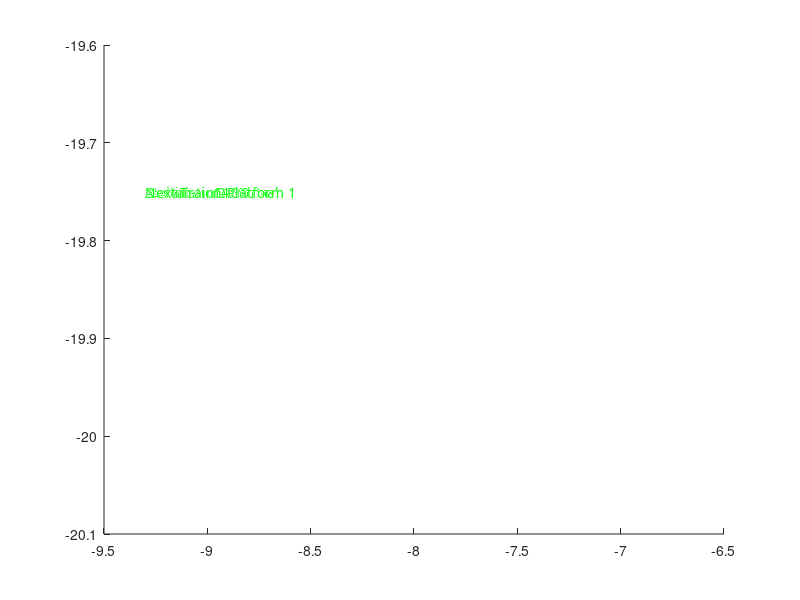

Write MATLAB code to recreate this figure.
function display_handles = info_display(position)
    % INFO_DISPLAY Creates an information display board showing train times
    % position: [x, y, z] coordinates for display base
    
    if nargin < 1
        position = [-8, -20, 2]; % Original position
    end
    
    hold on;
    display_handles = struct();
    
    % Mounting bracket/pole
    pole_height = 2.5;
    [x_pole, y_pole, z_pole] = cylinder(0.1, 8);
    display_handles.pole = surf(...
        x_pole + position(1), ...
        y_pole + position(2), ...
        z_pole * pole_height + position(3), ...
        'FaceColor', [0.4 0.4 0.4], ...
        'EdgeColor', 'none');
    
    % Display board - SIMPLIFIED to avoid dimension errors
    board_width = 3;
    board_height = 1.5;
    board_depth = 0.1;
    
    % Create board as a simple patch (4 corners)
    % Front face
    x_board = position(1) + [-board_width/2, board_width/2, board_width/2, -board_width/2];
    y_board = position(2) + [board_depth/2, board_depth/2, board_depth/2, board_depth/2] + 0.2;
    z_board = position(3) + pole_height + [0, 0, board_height, board_height];
    
    display_handles.board = patch(x_board, y_board, z_board, ...
        [0.1 0.1 0.1], 'EdgeColor', 'none');
    
    % Screen area - SIMPLIFIED as patch
    screen_margin = 0.1;
    screen_width = board_width - 2*screen_margin;
    screen_height = board_height - 2*screen_margin;
    
    x_screen = position(1) + [-screen_width/2, screen_width/2, screen_width/2, -screen_width/2];
    y_screen = position(2) + [board_depth/2 + 0.05, board_depth/2 + 0.05, ...
                              board_depth/2 + 0.05, board_depth/2 + 0.05] + 0.2;
    z_screen = position(3) + pole_height + [screen_margin, screen_margin, ...
                                            screen_margin + screen_height, screen_margin + screen_height];
    
    display_handles.screen = patch(x_screen, y_screen, z_screen, ...
        [0 0.3 0], 'EdgeColor', 'none', 'FaceAlpha', 0.8);
    
    % Simulated text lines (static placeholder)
    text_lines = {
        'Next Train:  Platform 1';
        'Destination: Central';
        'Arrival:     14:30';
        'Status:      On Time'
    };
    
    text_x = position(1) - board_width/2 + 0.2;
    text_y = position(2) + 0.25;
    
    for i = 1:length(text_lines)
        text_z = position(3) + pole_height + board_height - 0.3*i;
        display_handles.(['text_', num2str(i)]) = text(...
            text_x, text_y, text_z, ...
            text_lines{i}, ...
            'Color', [0 1 0], ...
            'FontName', 'Monospaced', ...
            'FontSize', 10);
    end
    
    % LED border - simplified as small patches
    led_radius = 0.03;
    corners = [
        -board_width/2 + screen_margin, screen_margin;
        board_width/2 - screen_margin, screen_margin;
        -board_width/2 + screen_margin, board_height - screen_margin;
        board_width/2 - screen_margin, board_height - screen_margin
    ];
    
    for i = 1:size(corners, 1)
        % Create small rectangle instead of sphere to avoid complexity
        led_size = 0.06;
        x_led = position(1) + corners(i,1) + [-led_size/2, led_size/2, led_size/2, -led_size/2];
        y_led = position(2) + 0.2 + [0, 0, 0, 0];
        z_led = position(3) + pole_height + corners(i,2) + [-led_size/2, -led_size/2, led_size/2, led_size/2];
        
        display_handles.(['led_', num2str(i)]) = patch(x_led, y_led, z_led, ...
            [0 1 0], 'EdgeColor', 'none', 'FaceAlpha', 0.6);
    end
    
    % Add frame around screen
    frame_thickness = 0.05;
    x_frame_outer = position(1) + [-board_width/2, board_width/2, board_width/2, -board_width/2];
    x_frame_inner = position(1) + [-board_width/2 + frame_thickness, board_width/2 - frame_thickness, ...
                                   board_width/2 - frame_thickness, -board_width/2 + frame_thickness];
    y_frame = position(2) + 0.2 + [board_depth/2, board_depth/2, board_depth/2, board_depth/2];
    z_frame_outer = position(3) + pole_height + [0, 0, board_height, board_height];
    z_frame_inner = position(3) + pole_height + [frame_thickness, frame_thickness, ...
                                                 board_height - frame_thickness, board_height - frame_thickness];
    
    % Create frame by subtracting inner from outer
    for i = 1:4
        j = mod(i, 4) + 1;
        patch([x_frame_outer(i), x_frame_outer(j), x_frame_inner(j), x_frame_inner(i)], ...
              [y_frame(i), y_frame(j), y_frame(j), y_frame(i)], ...
              [z_frame_outer(i), z_frame_outer(j), z_frame_inner(j), z_frame_inner(i)], ...
              [0.3 0.3 0.3], 'EdgeColor', 'none');
    end
    
    % Collect handles
    all_patches = findobj(gca, 'Type', 'patch');
    all_text = findobj(gca, 'Type', 'text');
    display_handles.all = [all_patches; all_text];
end